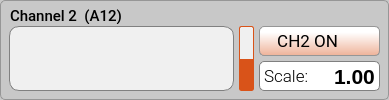
           <widget class="QGroupBox" name="groupBox_ch2">
            <property name="minimumSize">
             <size>
              <width>370</width>
              <height>100</height>
             </size>
            </property>
            <property name="maximumSize">
             <size>
              <width>16777215</width>
              <height>100</height>
             </size>
            </property>
            <property name="font">
             <font>
              <family>Roboto Medium</family>
              <pointsize>11</pointsize>
             </font>
            </property>
            <property name="styleSheet">
             <string notr="true">QGroupBox {background-color: rgb(200,200,200);border: 1px solid rgb(150,150,150); border-radius: 5px;  margin-top: 0.5em;}; 
QGroupBox::title {subcontrol-origin: margin;left: 10px;padding: 0 3px 0 3px;}</string>
            </property>
            <property name="title">
             <string/>
            </property>
            <widget class="QTextBrowser" name="textBrowser_ch2">
             <property name="enabled">
              <bool>true</bool>
             </property>
             <property name="geometry">
              <rect>
               <x>9</x>
               <y>26</y>
               <width>225</width>
               <height>65</height>
              </rect>
             </property>
             <property name="sizePolicy">
              <sizepolicy hsizetype="Preferred" vsizetype="Preferred">
               <horstretch>0</horstretch>
               <verstretch>0</verstretch>
              </sizepolicy>
             </property>
             <property name="maximumSize">
              <size>
               <width>225</width>
               <height>65</height>
              </size>
             </property>
             <property name="font">
              <font>
               <family>Roboto Mono Medium</family>
               <pointsize>30</pointsize>
               <weight>62</weight>
               <italic>false</italic>
               <bold>true</bold>
              </font>
             </property>
             <property name="cursor" stdset="0">
              <cursorShape>IBeamCursor</cursorShape>
             </property>
             <property name="styleSheet">
              <string notr="true">QTextBrowser {
	background-color: rgba(240,240,240, 1.0);border: 1px solid; border-radius:10px;
	text-align:center;font-family:'Roboto Mono Medium'; font-size:30pt; font-weight:500;
	border-color: gray;
}

QTextBrowser:disabled {
	color:gray;
	background-color: transparent;
	border: 1px solid gray; border-radius:10px;
	text-align:center;font-family:'Roboto Mono Medium'; font-size:30pt; font-weight:500;
}</string>
             </property>
             <property name="html">
              <string>&lt;!DOCTYPE HTML PUBLIC &quot;-//W3C//DTD HTML 4.0//EN&quot; &quot;http://www.w3.org/TR/REC-html40/strict.dtd&quot;&gt;
&lt;html&gt;&lt;head&gt;&lt;meta name=&quot;qrichtext&quot; content=&quot;1&quot; /&gt;&lt;style type=&quot;text/css&quot;&gt;
p, li { white-space: pre-wrap; }
&lt;/style&gt;&lt;/head&gt;&lt;body style=&quot; font-family:'Roboto Mono Medium'; font-size:30pt; font-weight:496; font-style:normal;&quot;&gt;
&lt;p align=&quot;center&quot; style=&quot;-qt-paragraph-type:empty; margin-top:0px; margin-bottom:0px; margin-left:0px; margin-right:0px; -qt-block-indent:0; text-indent:0px;&quot;&gt;&lt;br /&gt;&lt;/p&gt;&lt;/body&gt;&lt;/html&gt;</string>
             </property>
            </widget>
            <widget class="QDoubleSpinBox" name="doubleSpinBox_gain2">
             <property name="enabled">
              <bool>true</bool>
             </property>
             <property name="geometry">
              <rect>
               <x>259</x>
               <y>61</y>
               <width>121</width>
               <height>30</height>
              </rect>
             </property>
             <property name="minimumSize">
              <size>
               <width>121</width>
               <height>0</height>
              </size>
             </property>
             <property name="maximumSize">
              <size>
               <width>120</width>
               <height>16777215</height>
              </size>
             </property>
             <property name="styleSheet">
              <string notr="true">QDoubleSpinBox { background-color: rgba(255,255,255, 1.0);border: 1px solid gray; border-radius:5px;
				   text-align:right;font-family:'Roboto Mono Medium','Roboto'; font-size:16pt; font-weight:500;  }

QDoubleSpinBox::up-button { height:22px; width: 30px; border: 0px;
									 image: url(:/main/img/arrow_up4.png); }

QDoubleSpinBox::down-button { height:22px; width: 30px; border: 0px;
										  image: url(:/main/img/arrow_down4.png); }

QDoubleSpinBox::up-button:hover { 
	image: url(:/main/img/arrow_up4b.png);
}

QDoubleSpinBox::down-button:hover {
	image: url(:/main/img/arrow_down4b.png);
 }

QDoubleSpinBox:disabled { background-color: rgba(240,240,240, 1.0); border: 1px transparent; border-radius:5px;
                                          text-align:right;font-family:'Roboto Mono Medium','Roboto'; font-size:16pt; font-weight:500; }

QDoubleSpinBox::up-button:disabled { height:22px; width: 30px; border: 0px; image: url(:/main/img/arrow_up2.png); }

QDoubleSpinBox::down-button:disabled { height:22px; width: 30px; border: 0px; image: url(:/main/img/arrow_down2.png); }
</string>
             </property>
             <property name="wrapping">
              <bool>false</bool>
             </property>
             <property name="frame">
              <bool>true</bool>
             </property>
             <property name="alignment">
              <set>Qt::AlignRight|Qt::AlignTrailing|Qt::AlignVCenter</set>
             </property>
             <property name="buttonSymbols">
              <enum>QAbstractSpinBox::NoButtons</enum>
             </property>
             <property name="accelerated">
              <bool>false</bool>
             </property>
             <property name="keyboardTracking">
              <bool>false</bool>
             </property>
             <property name="showGroupSeparator" stdset="0">
              <bool>false</bool>
             </property>
             <property name="prefix">
              <string/>
             </property>
             <property name="decimals">
              <number>2</number>
             </property>
             <property name="minimum">
              <double>-9.900000000000000</double>
             </property>
             <property name="value">
              <double>1.000000000000000</double>
             </property>
            </widget>
            <widget class="QLabel" name="label_6">
             <property name="geometry">
              <rect>
               <x>264</x>
               <y>65</y>
               <width>45</width>
               <height>23</height>
              </rect>
             </property>
             <property name="font">
              <font>
               <family>Roboto Light</family>
               <pointsize>13</pointsize>
               <weight>50</weight>
               <bold>false</bold>
              </font>
             </property>
             <property name="text">
              <string>Scale:</string>
             </property>
            </widget>
            <widget class="QPushButton" name="pushButton_disable2">
             <property name="geometry">
              <rect>
               <x>259</x>
               <y>26</y>
               <width>121</width>
               <height>30</height>
              </rect>
             </property>
             <property name="font">
              <font>
               <family>Roboto</family>
               <pointsize>13</pointsize>
              </font>
             </property>
             <property name="styleSheet">
              <string notr="true">QPushButton {
	padding: 0.2em 0.2em 0.3em 0.2em;
	border: 1px solid rgb(150, 150, 150);
	border-radius: 5px;
	color: black;
	background: qlineargradient(x1:0, y1:0, x2:0, y2:2, stop:0 #FFFFFF, stop:0.1 #FFFFFF, stop:1 #D95319);
	text-align:left;
	padding-left:13px;
}

QPushButton:hover:!pressed {
	border: 1px solid rgb(150, 150, 150);
	border-radius: 5px;
	color: #256552;
	background: qlineargradient(x1:0, y1:0, x2:0, y2:2, stop:0 #FFFFFF, stop:0.1 #FFFFFF, stop:1 #FDA47D);
}

QPushButton:pressed {
	border: 2px solid rgb(150, 150, 150);
	border-radius: 5px;
	background: #FFFFFF;
	color: #2f836a;
}

QPushButton:disabled {
	border: 1px solid rgb(180, 180, 180);
	color: gray;
	background: qlineargradient(x1:0, y1:0, x2:0, y2:2, stop:0 #CCCCCC, stop:0.1 #EEEEEE, stop:1 #BBBBBB);
}</string>
             </property>
             <property name="text">
              <string> CH2 ON  </string>
             </property>
             <property name="icon">
              <iconset resource="../../resources/resources.qrc">
               <normaloff>:/main/img/power-on_ch2.png</normaloff>:/main/img/power-on_ch2.png</iconset>
             </property>
             <property name="iconSize">
              <size>
               <width>23</width>
               <height>22</height>
              </size>
             </property>
            </widget>
            <widget class="QPushButton" name="pushButton_enable2">
             <property name="geometry">
              <rect>
               <x>259</x>
               <y>26</y>
               <width>121</width>
               <height>30</height>
              </rect>
             </property>
             <property name="font">
              <font>
               <family>Roboto</family>
               <pointsize>13</pointsize>
              </font>
             </property>
             <property name="styleSheet">
              <string notr="true">QPushButton {
	padding: 0.2em 0.2em 0.3em 0.2em;
	border: 1px solid rgb(150, 150, 150);
	border-radius: 5px;
	color: black;
	background: qlineargradient(x1:0, y1:0, x2:0, y2:2, stop:0 #FFFFFF, stop:0.1 #FFFFFF, stop:1 #7B7B7B);
	text-align:left;
	padding-left:13px;
}

QPushButton:hover:!pressed {
	border: 1px solid rgb(150, 150, 150);
	border-radius: 5px;
	color: #256552;
	background: qlineargradient(x1:0, y1:0, x2:0, y2:2, stop:0 #FFFFFF, stop:0.1 #FFFFFF, stop:1 #AAAAAA);
}

QPushButton:pressed {
	border: 2px solid rgb(150, 150, 150);
	border-radius: 5px;
	background: #FFFFFF;
	color: #2f836a;
}

QPushButton:disabled {
	border: 1px solid rgb(180, 180, 180);
	color: gray;
	background: qlineargradient(x1:0, y1:0, x2:0, y2:2, stop:0 #CCCCCC, stop:0.1 #EEEEEE, stop:1 #BBBBBB);
}</string>
             </property>
             <property name="text">
              <string> CH2 OFF</string>
             </property>
             <property name="icon">
              <iconset resource="../../resources/resources.qrc">
               <normaloff>:/main/img/power-off-gray2.png</normaloff>:/main/img/power-off-gray2.png</iconset>
             </property>
             <property name="iconSize">
              <size>
               <width>23</width>
               <height>22</height>
              </size>
             </property>
            </widget>
            <widget class="QLabel" name="label_ch2">
             <property name="geometry">
              <rect>
               <x>10</x>
               <y>8</y>
               <width>221</width>
               <height>16</height>
              </rect>
             </property>
             <property name="font">
              <font>
               <family>Roboto Medium</family>
               <pointsize>11</pointsize>
              </font>
             </property>
             <property name="text">
              <string>Channel 2  (A12)</string>
             </property>
            </widget>
            <widget class="QProgressBar" name="progressBar_ch2">
             <property name="enabled">
              <bool>true</bool>
             </property>
             <property name="geometry">
              <rect>
               <x>239</x>
               <y>26</y>
               <width>15</width>
               <height>65</height>
              </rect>
             </property>
             <property name="styleSheet">
              <string notr="true"> QProgressBar {
     border: 1px solid;
	 border-color: #D95319;
     border-radius: 2px;
     background-color:  rgb(240,240,240);
 }

QProgressBar::chunk {
     background-color: #D95319;
 }

QProgressBar::chunk:disabled {
	background-color: gray;
 }

QProgressBar:disabled {
    border-color: gray;
	background-color:  rgb(210,210,210);
 }

</string>
             </property>
             <property name="value">
              <number>50</number>
             </property>
             <property name="textVisible">
              <bool>false</bool>
             </property>
             <property name="orientation">
              <enum>Qt::Vertical</enum>
             </property>
            </widget>
            <zorder>textBrowser_ch2</zorder>
            <zorder>doubleSpinBox_gain2</zorder>
            <zorder>label_6</zorder>
            <zorder>pushButton_enable2</zorder>
            <zorder>pushButton_disable2</zorder>
            <zorder>label_ch2</zorder>
            <zorder>progressBar_ch2</zorder>
           </widget>
